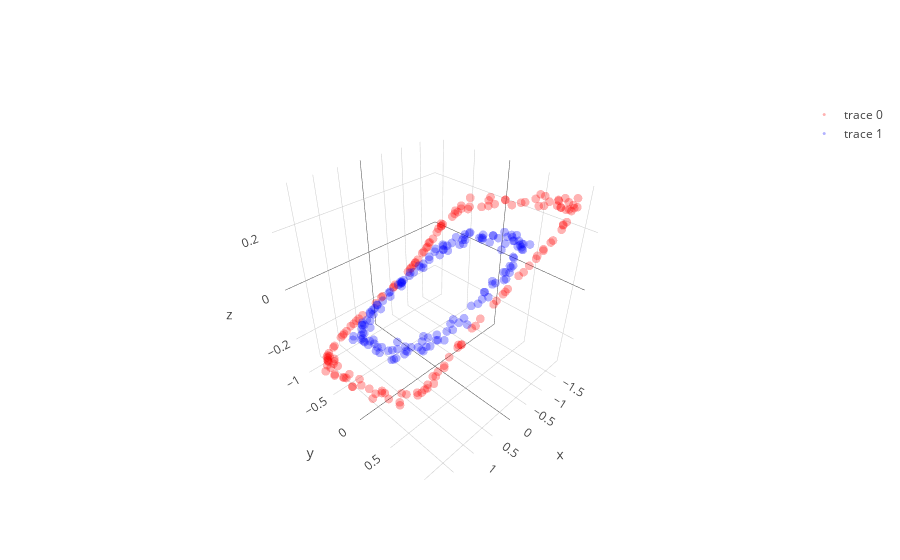

Notebook code for this chart:
### Code cell
# with all scale
expand_dim = 3
w1 = np.random.randn(2,expand_dim)
w2 = np.random.randn(expand_dim,1)

a = np.ones(expand_dim)
b = np.ones(expand_dim)
c = np.zeros(expand_dim)

w1 = _sym_decorrelation(w1)
w2 = w2/(np.sqrt(np.sum(w2**2)))

temp_X = np.copy(X)
mini_batch_size = 10
for iter in range(5000):
    cum_loss = 0; temp_X   = shuffle(temp_X)
    
    for mini_batch in range(0,len(X),mini_batch_size):
        current_batch = temp_X[mini_batch:mini_batch+mini_batch_size]
        
        layer1 = current_batch @ w1
        layer1a= a*g(b*layer1)+c
        layer1a= layer1a + np.random.randn(expand_dim)
        layer2 = layer1a       @ w2
        loss   = w2.T @ layer1a.T @ layer1a @ w2
        
        grad2 = -layer1a.T @ layer1a @ w2 
        grad1a= -layer1a@w2@w2.T
        grada = grad1a*g(b*layer1)
        gradb = grad1a*a*g_grad(b*layer1)*layer1
        gradc = grad1a
        grad1 = current_batch.T @(grad1a*a*g_grad(b*layer1)*b) - current_batch.T @ current_batch @ w1 

        w2 = w2 - 0.000009 * grad2
        a = a -   0.000005 * grada.mean(0)
        b = b -   0.000005 * gradb.mean(0)
        c = c -   0.000005 * gradc.mean(0)
        w1 = w1 - 0.000009 * grad1
        
        w1 = _sym_decorrelation(w1)
        w2 = w2/(np.sqrt(np.sum(w2**2)))
        cum_loss      = cum_loss + loss.mean()
        
    if iter%200==0:print('Iter : ',iter," Loss: ",cum_loss)

# projection
projected_mine = (a*g(b*(X @ w1))+c) @ w2

plt.figure(figsize=(20,5))
plt.subplot(1, 3, 1)
# plt.scatter(X[:, 0], X[:,1], color='red', alpha=0.5)
plt.scatter(X[y==0, 0], X[y==0, 1], color='red', alpha=0.5)
plt.scatter(X[y==1, 0], X[y==1, 1], color='blue', alpha=0.5)
plt.quiver(X.mean(0)[0], X.mean(0)[1], evector[0,0],evector[0,1], color=['b'], scale=2.5)
plt.quiver(X.mean(0)[0], X.mean(0)[1], evector[1,0],evector[1,1], color=['g'], scale=2.5)

plt.subplot(1, 3, 2,projection='3d')
one_layer_project = (a*g(b*(X @ w1))+c)
plt.scatter(one_layer_project[:,0],one_layer_project[:,1],one_layer_project[:,2], color='red')

plt.subplot(1, 3, 3)
# plt.scatter(projected_mine, np.zeros(len(projected_mine) ), color='red', alpha=0.5)
plt.scatter(projected_mine[y==0], np.zeros((len(projected_mine)//2)), color='red', alpha=0.5)
plt.scatter(projected_mine[y==1], np.zeros((len(projected_mine)//2)), color='blue', alpha=0.5)

plt.show()

trace1 = go.Scatter3d(
    x=one_layer_project[y==0,0],
    y=one_layer_project[y==0,1],
    z=one_layer_project[y==0,2],
    mode='markers',
    line=dict(color='red',width=0.5),
    marker=dict(size=3,opacity=0.3)
)

trace2 = go.Scatter3d(
    x=one_layer_project[y==1,0],
    y=one_layer_project[y==1,1],
    z=one_layer_project[y==1,2],
    mode='markers',
    line=dict(color='blue',width=0.5),
    marker=dict(size=3,opacity=0.3)
)
data = [trace1,trace2]
fig  = go.Figure(data=data)
iplot(fig)

### Figure 1 — Plotly figure (JSON) as saved in the notebook; plotly's stock layout.template omitted (floating-point values rounded to 4 significant figures; data arrays with more than 128 entries replaced by an {"elided": "..."} marker saying what was removed)
{"data": [{"line": {"color": "red", "width": 0.5}, "marker": {"opacity": 0.3, "size": 3}, "mode": "markers", "type": "scatter3d", "uid": "d8ec4c68-bbd2-4444-ba7d-6d34c1f518c1", "x": {"elided": "150 float values"}, "y": {"elided": "150 float values"}, "z": {"elided": "150 float values"}}, {"line": {"color": "blue", "width": 0.5}, "marker": {"opacity": 0.3, "size": 3}, "mode": "markers", "type": "scatter3d", "uid": "d82fd8ee-429f-4e45-8ee5-5f88311ead3f", "x": {"elided": "150 float values"}, "y": {"elided": "150 float values"}, "z": {"elided": "150 float values"}}], "layout": {}}
